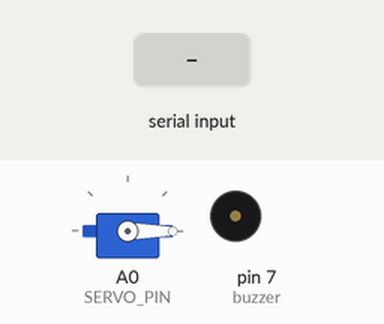
The sketch below on a simulated Arduino Uno, built with avr-gcc and run on an emulated ATmega328P. On the bench: servo, buzzer (waves = sounding, pin HIGH). The test bench sets the inputs (shaded band). What the sketch prints to the serial monitor is not drawn.

Above: at 1.2 s.
1.3 s: byte 1 (1) received over Serial
At 3.2 s:
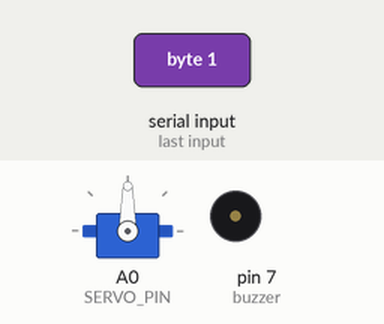
6.3 s: byte 0 (0) received over Serial
At 6.6 s:
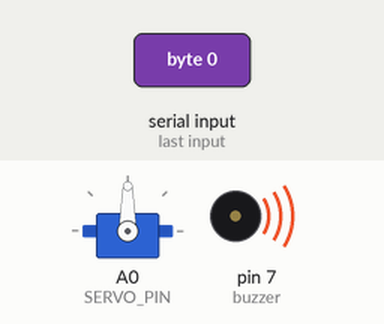
Timing chart, 0 to 9.8 s (numbered marks = the images above; inputs shaded):
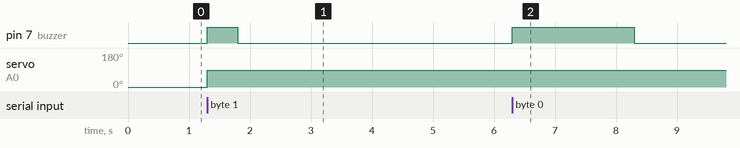

Measured:
- after the input at 1.3 s, pin 7 (buzzer): LOW → HIGH at once, → LOW 0.50 s later; servo on A0 (SERVO_PIN): 0° → 90° at once
- after the input at 6.3 s, pin 7 (buzzer): LOW → HIGH at once, → LOW 2.0 s later

The sketch:

Blurtooth_module.ino
```cpp
#include <Servo.h>
#define SERVO_PIN   A0
int value1;
const int buzzer = 7;
Servo servo;
int angle;
unsigned long lastTime;   // initializing angle
void setup()
{
    Serial.begin(9600);
    servo.attach(SERVO_PIN);
    servo.write(0); // rotate servo motor to 0°
    lastTime = millis();
    pinMode(buzzer, OUTPUT);

}
void loop()
{
  Serial.print("Reading");
  while(Serial.available()==0);
  value1 = Serial.read();
  Serial.print(value1);
  if (value1==1)
  {
    Serial.print("Unlocking");
     angle = 90;
        servo.write(angle);
        lastTime = millis();

    digitalWrite(buzzer, HIGH);
    delay(500);
    digitalWrite(buzzer, LOW);
    delay(3000);
  }
  if (value1==0)
  {

       digitalWrite(buzzer, HIGH);
      delay(2000);
      digitalWrite(buzzer, LOW);
      Serial.print("Locking");
  }
}
```
